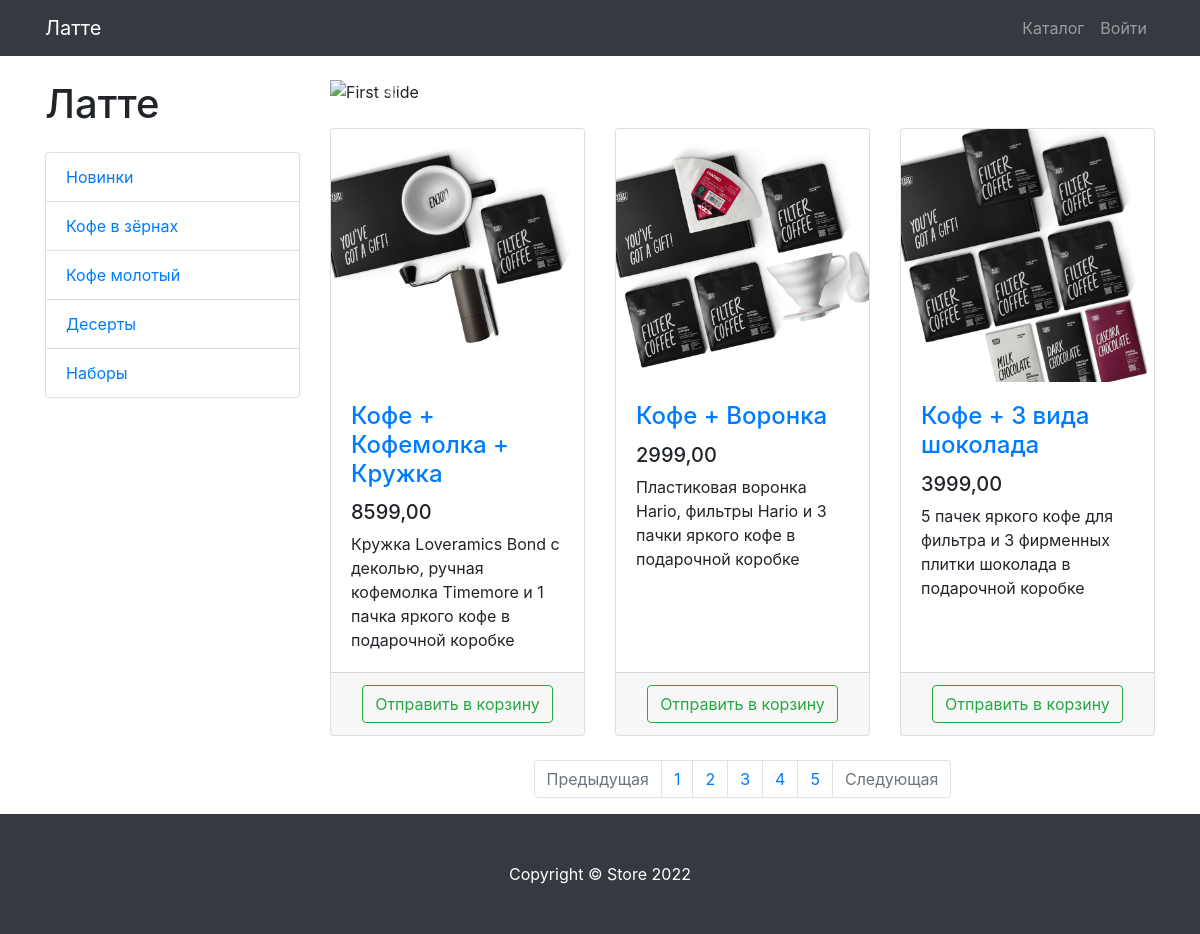
Screenshot of /products/ with the database file from the repository.
### products/models.py (models this page shows, shortened)
class ProductCategory(models.Model):
    name = models.CharField(max_length=128)
    description = models.TextField(null=True, blank=True)
    class Meta:
        verbose_name ='категорию'
        verbose_name_plural = 'Категория'

class Product(models.Model):
    name = models.CharField(max_length=256)
    description = models.TextField()
    price = models.DecimalField(max_digits=6, decimal_places=2)
    quantity=models.PositiveIntegerField(default=0)
    image = models.ImageField(upload_to='products_images')
    stripe_product_price_id = models.CharField(max_length=128, null=True, blank=True)
    category=models.ForeignKey(to=ProductCategory,on_delete=models.CASCADE)
    class Meta:
        verbose_name ='продукт'
        verbose_name_plural = 'Продукты'

### products/views.py (the view)
# urls.py: path('', products, name='index'),
def products(request, category_id=None, page_namber = 1):
    products=Product.objects.filter(category_id=category_id) if category_id else Product.objects.all()
    per_page = 3
    paginator = Paginator(products, per_page)
    products_paginator = paginator.page(page_namber)
    context = {'title': 'Латте - Каталог',
                'categories': ProductCategory.objects.all(),
               'products':products_paginator,
                }
    return render(request, 'products/products.html', context)

### products/templates/products/products.html (shortened to what this page needs)
{% extends 'products/base.html' %}
{% load static %}
{% block css %}
 <link href="{% static 'vendor/css/products.css' %}" rel="stylesheet">
{% endblock %}
{% block content %}
    <div class="container">
    <div class="row">
        <div class="col-lg-3">
            <h1 class="my-4">Латте</h1>
            <div class="list-group">
                {% for category in categories %}
                    <a href="{% url 'products:category' category.id %}" class="list-group-item">
                        {{ category.name }}
                    </a>
                {% endfor %}
            </div>
        </div>
        <div class="col-lg-9">
            <div id="carouselExampleIndicators" class="carousel slide my-4" data-ride="carousel">
                <ol class="carousel-indicators">
                    <li data-target="#carouselExampleIndicators" data-slide-to="0" class="active"></li>
                    <li data-target="#carouselExampleIndicators" data-slide-to="1"></li>
                    <li data-target="#carouselExampleIndicators" data-slide-to="2"></li>
                </ol>
                <div class="carousel-inner" role="listbox">
                    <div class="carousel-item active">
                        <img class="d-block img-fluid" src="/static/vendor/img/slides/slide-1.jpg" alt="First slide">
                    </div>
                </div>
                <a class="carousel-control-prev" href="#carouselExampleIndicators" role="button" data-slide="prev">
                    <span class="carousel-control-prev-icon" aria-hidden="true"></span>
                </a>
                <a class="carousel-control-next" href="#carouselExampleIndicators" role="button" data-slide="next">
                    <span class="carousel-control-next-icon" aria-hidden="true"></span>
                </a>
            </div>
            <div class="row">
                {% for product in products %}
                <div class="col-lg-4 col-md-6 mb-4">
                    <div class="card h-100">
                        <a href="#">
                            <img class="card-img-top"
                                 src="{{ product.image.url }}"
                                 alt="">
                        </a>
                        <div class="card-body">
                            <h4 class="card-title">
                                <a href="#">{{ product.name }}</a>
                            </h4>
                            <h5>{{ product.price }}</h5>
                            <p class="card-text">{{ product.description }}</p>
                        </div>
                        <div class="card-footer text-center">
                            <a class="btn btn-outline-success"
                               href="{% url 'products:basket_add' product.id %}">
                                Отправить в корзину
                            </a>
                        </div>
                    </div>
                </div>
                {% endfor %}
            </div>
            <nav aria-label="Page navigation example">
                <ul class="pagination justify-content-center">
                    <li class="page-item {% if not products.has_previous %} disabled{% endif %}">
                        <a class="page-link" href="{% if products.has_previous %} {% url 'products:paginator' products.previous_page_number %} {% else %} # {% endif %}"
                           tabindex="-1" aria-disabled="true">
                            Предыдущая
                        </a>
                    </li>
                    {% for page in products.paginator.page_range %}
                        <li class="page-item">
                            <a class="page-link" href="{% url 'products:paginator' page %}">
                                {{ page }}
                            </a>
                        </li>
                    {% endfor %}
                    <li class="page-item {% if products.has_next %}disabled{% endif %}">
                        <a class="page-link"
                           href="{% if products.has_next %} {% url 'products:paginator' products.next_page_number %} {% else %} # {% endif %}">
                            Следующая
                        </a>
                    </li>
                </ul>
            </nav>
        </div>
    </div>
</div>
{% endblock %}
{% block footer %}
    <footer class="py-5 bg-dark">
    <div class="container">
        <p class="m-0 text-center text-white">Copyright &copy; Store 2022</p>
    </div>
</footer>
{% endblock %}

### rows the page displays
ProductCategory: name "Новинки"
ProductCategory: name "Кофе в зёрнах"
ProductCategory: name "Кофе молотый"
ProductCategory: name "Десерты"
ProductCategory: name "Наборы"
Product: image (picture), name "Кофе + Кофемолка + Кружка", price "8599,00", description "Кружка Loveramics Bond с деколью, ручная кофемолка Timemore и 1 пачка яркого кофе в подарочной коробке"
Product: image (picture), name "Кофе + Воронка", price "2999,00", description "Пластиковая воронка Hario, фильтры Hario и 3 пачки яркого кофе в подарочной коробке"
Product: image (picture), name "Кофе + 3 вида шоколада", price "3999,00", description "5 пачек яркого кофе для фильтра и 3 фирменных плитки шоколада в подарочной коробке"

### other values shown
{{ page }} "1" "2" "3" "4" "5"
